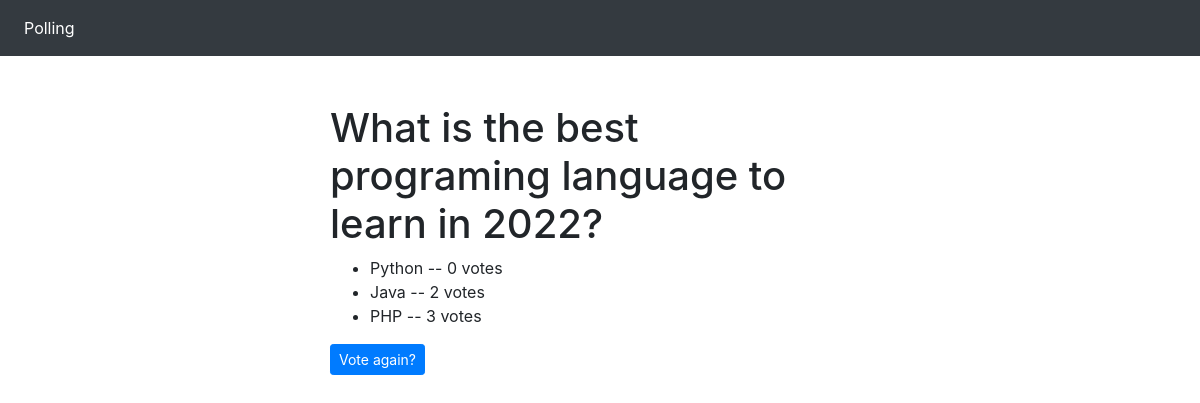
The app's page /polls/3/results/, older data.
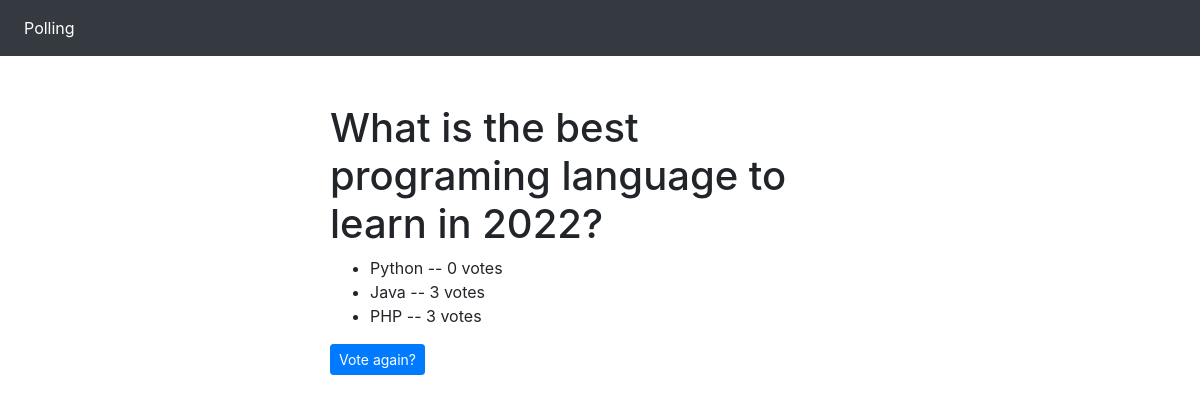
The same page, newer data.
### polls/models.py (models this page shows, shortened)
class Choice(models.Model):
    question = models.ForeignKey(Question, on_delete=models.CASCADE)
    choice_text = models.CharField(max_length=200)
    votes = models.IntegerField(default=0)

### polls/views.py (the view)
# urls.py: path('<int:pk>/results/', views.ResultsView.as_view(), name='results'),
class ResultsView(generic.DetailView):
    model = Question
    template_name = 'polls/results.html'

### templates/polls/results.html
{% extends 'base.html' %}
{% block content %}
<h1>{{ question.question_text }}</h1>
<ul>
{% for choice in question.choice_set.all %}
    <li>{{ choice.choice_text }} -- {{ choice.votes }} vote{{ choice.votes|pluralize }}</li>
{% endfor %}
</ul>
<a href="{% url 'polls:detail' question.id %}" class="btn btn-primary btn-sm">Vote again?</a>
{% endblock %}

Row changes from the older to the newer data that the page shows:
changed Choice "Java": votes "2" → "3"
